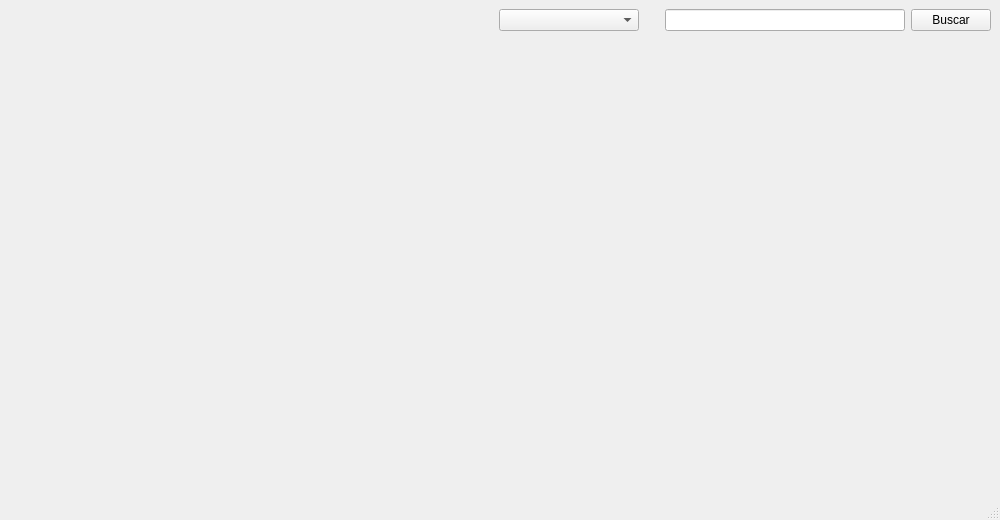
<?xml version="1.0" encoding="UTF-8"?>
<ui version="4.0">
 <class>BrowserAnime</class>
 <widget class="QMainWindow" name="BrowserAnime">
  <property name="geometry">
   <rect>
    <x>0</x>
    <y>0</y>
    <width>1000</width>
    <height>520</height>
   </rect>
  </property>
  <property name="windowTitle">
   <string>Buscador</string>
  </property>
  <widget class="QWidget" name="centralwidget">
   <layout class="QVBoxLayout" name="verticalLayout_2">
    <item>
     <layout class="QVBoxLayout" name="verticalLayout">
      <item>
       <layout class="QHBoxLayout" name="horizontalLayout">
        <item>
         <spacer name="horizontalSpacer">
          <property name="orientation">
           <enum>Qt::Horizontal</enum>
          </property>
          <property name="sizeHint" stdset="0">
           <size>
            <width>198</width>
            <height>20</height>
           </size>
          </property>
         </spacer>
        </item>
        <item>
         <widget class="QComboBox" name="comboBox">
          <property name="minimumSize">
           <size>
            <width>140</width>
            <height>0</height>
           </size>
          </property>
         </widget>
        </item>
        <item>
         <spacer name="horizontalSpacer_2">
          <property name="orientation">
           <enum>Qt::Horizontal</enum>
          </property>
          <property name="sizeType">
           <enum>QSizePolicy::Preferred</enum>
          </property>
          <property name="sizeHint" stdset="0">
           <size>
            <width>20</width>
            <height>20</height>
           </size>
          </property>
         </spacer>
        </item>
        <item>
         <widget class="QLineEdit" name="lineEdit">
          <property name="maximumSize">
           <size>
            <width>240</width>
            <height>16777215</height>
           </size>
          </property>
         </widget>
        </item>
        <item>
         <widget class="QPushButton" name="pushButton">
          <property name="text">
           <string>Buscar</string>
          </property>
         </widget>
        </item>
       </layout>
      </item>
      <item>
       <spacer name="verticalSpacer">
        <property name="orientation">
         <enum>Qt::Vertical</enum>
        </property>
        <property name="sizeHint" stdset="0">
         <size>
          <width>20</width>
          <height>40</height>
         </size>
        </property>
       </spacer>
      </item>
     </layout>
    </item>
   </layout>
  </widget>
  <widget class="QMenuBar" name="menubar">
   <property name="geometry">
    <rect>
     <x>0</x>
     <y>0</y>
     <width>1000</width>
     <height>20</height>
    </rect>
   </property>
  </widget>
  <widget class="QStatusBar" name="statusbar"/>
 </widget>
 <resources/>
 <connections/>
</ui>
